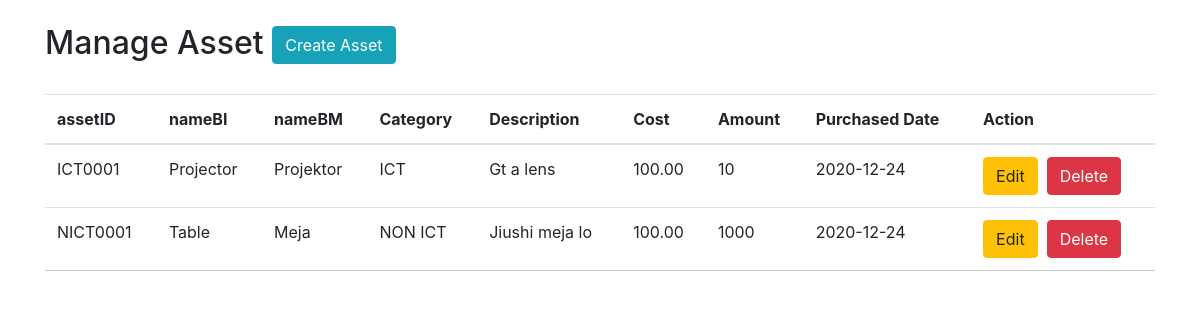
The app's page /assets/main.php (signed in) with its own data.
### tables this page shows
CREATE TABLE `assets` (
  `a_assetID` varchar(10) NOT NULL,
  `a_nameBI` varchar(50) NOT NULL,
  `a_nameBM` varchar(50) NOT NULL,
  `a_category` varchar(2) DEFAULT NULL,
  `a_roomID` varchar(10) DEFAULT NULL,
  `description` text DEFAULT NULL,
  `cost` decimal(6,2) NOT NULL,
  `amount` int(5) NOT NULL,
  `date_purchased` datetime DEFAULT NULL,
  `a_img_path` varchar(50) DEFAULT NULL
);

### assets/main.php (the view, shortened to what this page needs)
<?php
	require_once("../dbconfig.php");
?>
<!DOCTYPE html>
<html>
<head>
  <link rel="stylesheet" type="text/css" href="style.css">
  <link rel="stylesheet" href="https://maxcdn.bootstrapcdn.com/bootstrap/4.5.2/css/bootstrap.min.css">
</head>
<body>
  <?php $results = mysqli_query($conn, "SELECT * FROM assets"); ?>
  <div class="container">
    <br>
    <h2>Manage Asset <a href = 'create.php' class = 'btn btn-info'>Create Asset</a></h2>
    <table class="table table-hover">
      <thead>
        <tr>
          <th>assetID</th>
                <th>nameBI</th>
                <th>nameBM</th>
                <th>Category</th>
                <th>Description</th>
                <th>Cost</th>
                <th>Amount</th>
                <th>Purchased Date</th>
          <th colspan="2">Action</th>
        </tr>
      </thead>
      <?php
        while ($row = mysqli_fetch_array($results)) {
      ?>
              <tr>
                <td><?php echo $row["a_assetID"]; ?></td>
                <td><?php echo $row["a_nameBI"]; ?></td>
                <td><?php echo $row["a_nameBM"]; ?></td>
                <td>
                    <?php
                    if($row["a_category"] == 1){
                      echo "ICT";
                    }else{
                      echo "NON ICT";
                    }
                  ?>
                </td>
                <td><?php echo $row["description"]; ?></td>
                <td><?php echo $row["cost"]; ?></td>
                <td><?php echo $row["amount"]; ?></td>
                <?php
                  $datetime = strtotime($row['date_purchased']);
                  $new_date = date('Y-m-d', $datetime);
                ?>
                <td><?php echo $new_date; ?></td>
                <td>
                  <a href = 'update.php?assetID=<?php echo $row["a_assetID"]; ?>' class = 'btn btn-warning'>Edit</a>&nbsp;
                  <a href = 'delete.php?assetID=<?php echo $row["a_assetID"]; ?>' class = 'btn btn-danger'>Delete</a>
                </td>
              </tr>
      <?php } ?>
    </table>
  </div>
</body>
</html>

### assets/style.css (style rules this page uses)
body { font-family: 'Varela Round', sans-serif; background: #f5f5f5; font-size: 19px; }
table { width: 50%; margin: 30px auto; border-collapse: collapse; text-align: left; }
tr { border-bottom: 1px solid #cbcbcb; }
th, td { border: none; height: 30px; padding: 2px; }
.btn { padding: 10px; font-size: 15px; color: white; background: #5F9EA0; border: none; border-radius: 5px; }

### records on screen
assets: a_assetID "ICT0001", a_nameBI "Projector", a_nameBM "Projektor", description "Gt a lens", cost "100.00", amount "10", date_purchased "2020-12-24"
assets: a_assetID "NICT0001", a_nameBI "Table", a_nameBM "Meja", shows "NON ICT", description "Jiushi meja lo", cost "100.00", amount "1000", date_purchased "2020-12-24"
